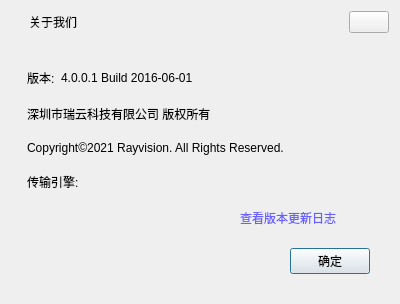
<?xml version="1.0" encoding="UTF-8"?>
<ui version="4.0">
 <class>AboutWindowClass</class>
 <widget class="QWidget" name="AboutWindowClass">
  <property name="geometry">
   <rect>
    <x>0</x>
    <y>0</y>
    <width>400</width>
    <height>263</height>
   </rect>
  </property>
  <property name="font">
   <font>
    <family>Arial</family>
   </font>
  </property>
  <property name="windowTitle">
   <string>关于我们</string>
  </property>
  <property name="windowIcon">
   <iconset>
    <normaloff>:/images/main.ico</normaloff>:/images/main.ico</iconset>
  </property>
  <property name="styleSheet">
   <string notr="true">QPushButton#btnChangelog {color:#675ffe; border:none;background-color:transparent;width:100px;}</string>
  </property>
  <layout class="QVBoxLayout" name="verticalLayout_2">
   <property name="spacing">
    <number>0</number>
   </property>
   <property name="leftMargin">
    <number>0</number>
   </property>
   <property name="topMargin">
    <number>0</number>
   </property>
   <property name="rightMargin">
    <number>0</number>
   </property>
   <property name="bottomMargin">
    <number>0</number>
   </property>
   <item>
    <widget class="QWidget" name="widgetMain" native="true">
     <layout class="QVBoxLayout" name="verticalLayout">
      <property name="spacing">
       <number>0</number>
      </property>
      <property name="leftMargin">
       <number>1</number>
      </property>
      <property name="topMargin">
       <number>1</number>
      </property>
      <property name="rightMargin">
       <number>1</number>
      </property>
      <property name="bottomMargin">
       <number>1</number>
      </property>
      <item>
       <widget class="QWidget" name="widgetTitle" native="true">
        <property name="sizePolicy">
         <sizepolicy hsizetype="Preferred" vsizetype="Fixed">
          <horstretch>0</horstretch>
          <verstretch>0</verstretch>
         </sizepolicy>
        </property>
        <layout class="QHBoxLayout" name="horizontalLayout">
         <property name="spacing">
          <number>6</number>
         </property>
         <property name="leftMargin">
          <number>10</number>
         </property>
         <property name="topMargin">
          <number>10</number>
         </property>
         <property name="rightMargin">
          <number>10</number>
         </property>
         <property name="bottomMargin">
          <number>10</number>
         </property>
         <item>
          <widget class="QLabel" name="label_logo">
           <property name="sizePolicy">
            <sizepolicy hsizetype="Preferred" vsizetype="Fixed">
             <horstretch>0</horstretch>
             <verstretch>0</verstretch>
            </sizepolicy>
           </property>
           <property name="text">
            <string/>
           </property>
           <property name="pixmap">
            <pixmap>:/images/renderbus_logo.png</pixmap>
           </property>
           <property name="scaledContents">
            <bool>true</bool>
           </property>
           <property name="indent">
            <number>-1</number>
           </property>
          </widget>
         </item>
         <item>
          <widget class="QLabel" name="label_2">
           <property name="text">
            <string>关于我们</string>
           </property>
           <property name="indent">
            <number>5</number>
           </property>
          </widget>
         </item>
         <item>
          <spacer name="horizontalSpacer">
           <property name="orientation">
            <enum>Qt::Horizontal</enum>
           </property>
           <property name="sizeHint" stdset="0">
            <size>
             <width>40</width>
             <height>14</height>
            </size>
           </property>
          </spacer>
         </item>
         <item>
          <widget class="QPushButton" name="btnClose">
           <property name="focusPolicy">
            <enum>Qt::NoFocus</enum>
           </property>
           <property name="toolTip">
            <string>关闭</string>
           </property>
           <property name="text">
            <string/>
           </property>
          </widget>
         </item>
        </layout>
       </widget>
      </item>
      <item>
       <widget class="QWidget" name="widgetBody" native="true">
        <layout class="QVBoxLayout" name="widgetBody1">
         <property name="leftMargin">
          <number>20</number>
         </property>
         <property name="topMargin">
          <number>20</number>
         </property>
         <property name="rightMargin">
          <number>20</number>
         </property>
         <property name="bottomMargin">
          <number>20</number>
         </property>
         <item>
          <widget class="QWidget" name="widget_version" native="true">
           <layout class="QHBoxLayout" name="horizontalLayout_4">
            <property name="leftMargin">
             <number>6</number>
            </property>
            <property name="topMargin">
             <number>6</number>
            </property>
            <property name="rightMargin">
             <number>6</number>
            </property>
            <property name="bottomMargin">
             <number>6</number>
            </property>
            <item>
             <widget class="QLabel" name="label_3">
              <property name="sizePolicy">
               <sizepolicy hsizetype="Maximum" vsizetype="Preferred">
                <horstretch>0</horstretch>
                <verstretch>0</verstretch>
               </sizepolicy>
              </property>
              <property name="text">
               <string>版本:</string>
              </property>
             </widget>
            </item>
            <item>
             <widget class="QLabel" name="labelVersion">
              <property name="text">
               <string notr="true">4.0.0.1 Build 2016-06-01</string>
              </property>
             </widget>
            </item>
           </layout>
          </widget>
         </item>
         <item>
          <widget class="QWidget" name="widget" native="true">
           <layout class="QHBoxLayout" name="horizontalLayout_6">
            <property name="leftMargin">
             <number>6</number>
            </property>
            <property name="topMargin">
             <number>6</number>
            </property>
            <property name="rightMargin">
             <number>6</number>
            </property>
            <property name="bottomMargin">
             <number>6</number>
            </property>
            <item>
             <widget class="QLabel" name="label_4">
              <property name="text">
               <string>深圳市瑞云科技有限公司 版权所有</string>
              </property>
             </widget>
            </item>
           </layout>
          </widget>
         </item>
         <item>
          <widget class="QWidget" name="widget_2" native="true">
           <layout class="QHBoxLayout" name="horizontalLayout_5">
            <property name="leftMargin">
             <number>6</number>
            </property>
            <property name="topMargin">
             <number>6</number>
            </property>
            <property name="rightMargin">
             <number>6</number>
            </property>
            <property name="bottomMargin">
             <number>6</number>
            </property>
            <item>
             <widget class="QLabel" name="label_5">
              <property name="text">
               <string notr="true">Copyright©2021 Rayvision. All Rights Reserved.</string>
              </property>
             </widget>
            </item>
           </layout>
          </widget>
         </item>
         <item>
          <widget class="QWidget" name="widget_3" native="true">
           <layout class="QHBoxLayout" name="horizontalLayout_7">
            <property name="leftMargin">
             <number>6</number>
            </property>
            <property name="topMargin">
             <number>6</number>
            </property>
            <property name="rightMargin">
             <number>6</number>
            </property>
            <property name="bottomMargin">
             <number>6</number>
            </property>
            <item>
             <widget class="QLabel" name="label_6">
              <property name="text">
               <string>传输引擎: </string>
              </property>
             </widget>
            </item>
            <item>
             <widget class="QLabel" name="label_engine">
              <property name="sizePolicy">
               <sizepolicy hsizetype="Expanding" vsizetype="Preferred">
                <horstretch>0</horstretch>
                <verstretch>0</verstretch>
               </sizepolicy>
              </property>
              <property name="text">
               <string/>
              </property>
             </widget>
            </item>
           </layout>
          </widget>
         </item>
         <item>
          <widget class="QWidget" name="widget_link" native="true">
           <layout class="QHBoxLayout" name="horizontalLayout_2">
            <property name="leftMargin">
             <number>6</number>
            </property>
            <property name="topMargin">
             <number>6</number>
            </property>
            <property name="rightMargin">
             <number>6</number>
            </property>
            <property name="bottomMargin">
             <number>6</number>
            </property>
            <item>
             <widget class="QLabel" name="labelWetsite">
              <property name="sizePolicy">
               <sizepolicy hsizetype="Preferred" vsizetype="Preferred">
                <horstretch>0</horstretch>
                <verstretch>0</verstretch>
               </sizepolicy>
              </property>
              <property name="text">
               <string notr="true"/>
              </property>
              <property name="openExternalLinks">
               <bool>true</bool>
              </property>
             </widget>
            </item>
            <item>
             <widget class="QPushButton" name="btnChangelog">
              <property name="sizePolicy">
               <sizepolicy hsizetype="Preferred" vsizetype="Preferred">
                <horstretch>0</horstretch>
                <verstretch>0</verstretch>
               </sizepolicy>
              </property>
              <property name="cursor">
               <cursorShape>PointingHandCursor</cursorShape>
              </property>
              <property name="focusPolicy">
               <enum>Qt::NoFocus</enum>
              </property>
              <property name="text">
               <string>查看版本更新日志</string>
              </property>
             </widget>
            </item>
           </layout>
          </widget>
         </item>
         <item>
          <widget class="QWidget" name="widget_ok" native="true">
           <layout class="QHBoxLayout" name="horizontalLayout_3">
            <property name="leftMargin">
             <number>9</number>
            </property>
            <property name="rightMargin">
             <number>9</number>
            </property>
            <item>
             <spacer name="horizontalSpacer_2">
              <property name="orientation">
               <enum>Qt::Horizontal</enum>
              </property>
              <property name="sizeType">
               <enum>QSizePolicy::Expanding</enum>
              </property>
              <property name="sizeHint" stdset="0">
               <size>
                <width>40</width>
                <height>20</height>
               </size>
              </property>
             </spacer>
            </item>
            <item>
             <widget class="QPushButton" name="btnOk">
              <property name="sizePolicy">
               <sizepolicy hsizetype="Preferred" vsizetype="Preferred">
                <horstretch>0</horstretch>
                <verstretch>0</verstretch>
               </sizepolicy>
              </property>
              <property name="text">
               <string>确定</string>
              </property>
              <property name="default">
               <bool>true</bool>
              </property>
              <property name="flat">
               <bool>false</bool>
              </property>
             </widget>
            </item>
           </layout>
          </widget>
         </item>
        </layout>
       </widget>
      </item>
     </layout>
    </widget>
   </item>
  </layout>
 </widget>
 <resources>
  <include location="../QRenderBus.qrc"/>
 </resources>
 <connections>
  <connection>
   <sender>btnClose</sender>
   <signal>clicked()</signal>
   <receiver>AboutWindowClass</receiver>
   <slot>deleteLater()</slot>
   <hints>
    <hint type="sourcelabel">
     <x>382</x>
     <y>18</y>
    </hint>
    <hint type="destinationlabel">
     <x>547</x>
     <y>77</y>
    </hint>
   </hints>
  </connection>
  <connection>
   <sender>btnOk</sender>
   <signal>clicked()</signal>
   <receiver>AboutWindowClass</receiver>
   <slot>deleteLater()</slot>
   <hints>
    <hint type="sourcelabel">
     <x>200</x>
     <y>206</y>
    </hint>
    <hint type="destinationlabel">
     <x>280</x>
     <y>381</y>
    </hint>
   </hints>
  </connection>
 </connections>
</ui>
